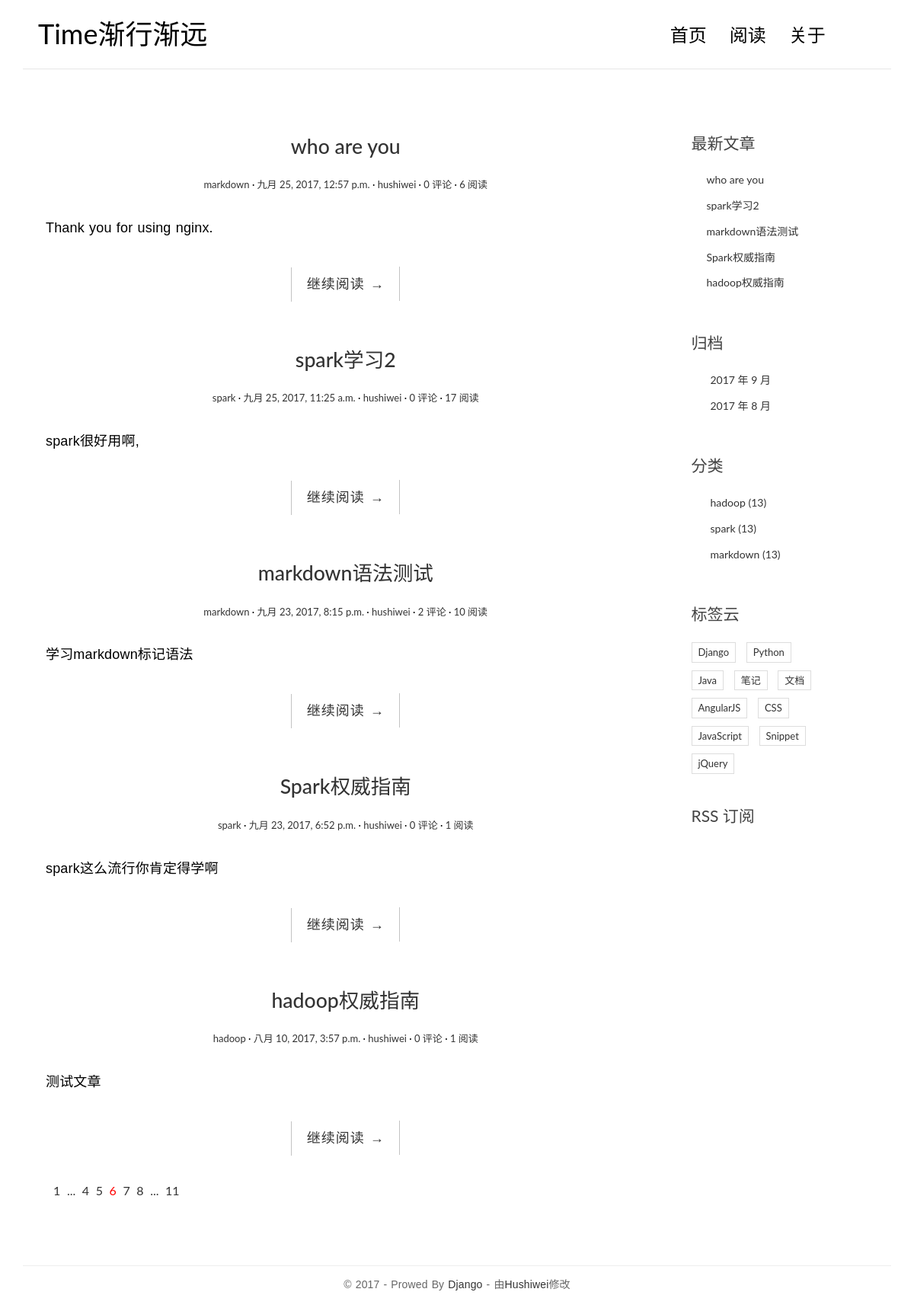
Before: / with the older database file.
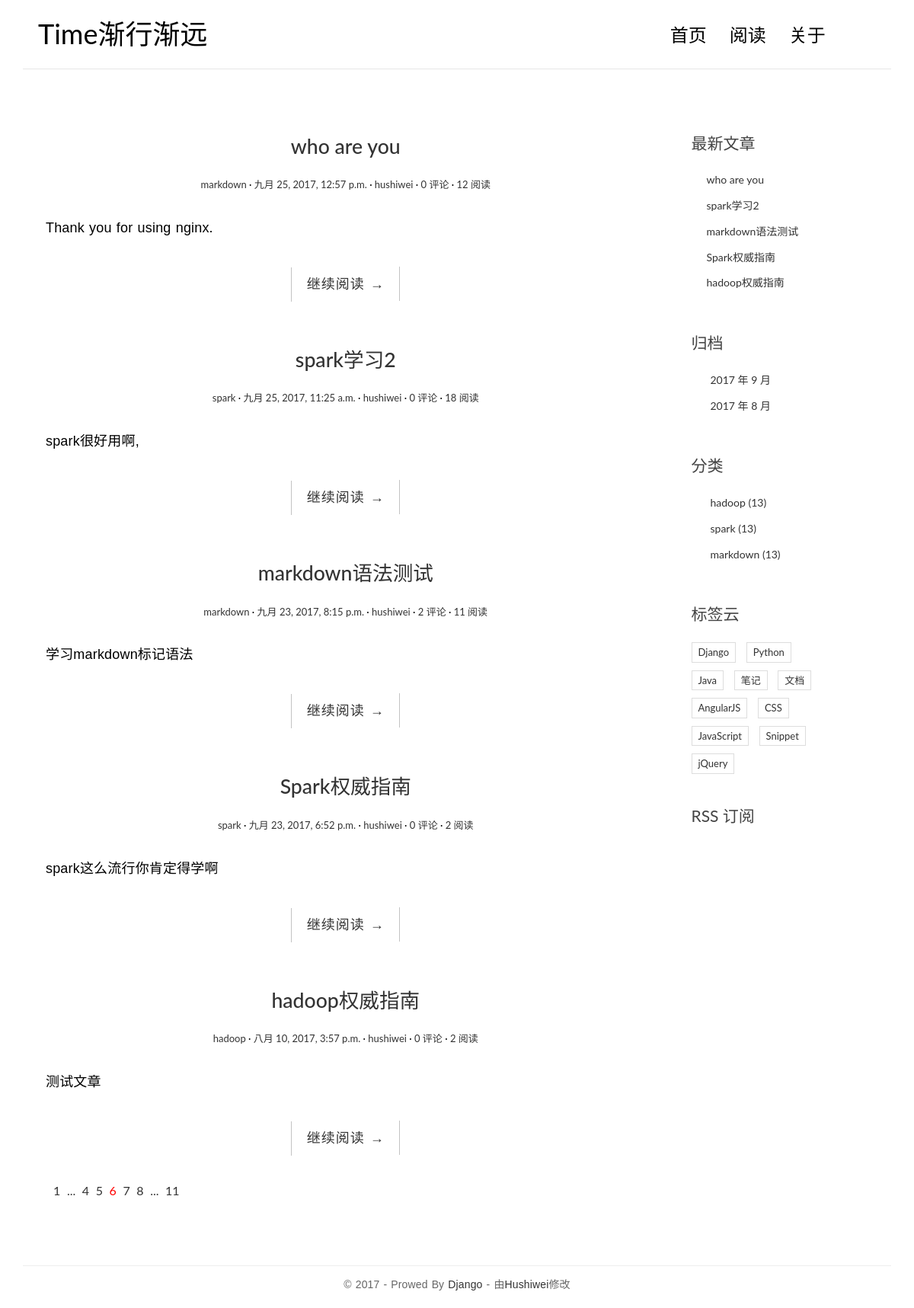
After: the same page with the newer database file.
### blog/models.py (models this page shows, shortened)
class Post(models.Model):
    title=models.CharField(max_length=70) # 文章标题
    body=models.TextField() #文章正文
    created_time=models.DateTimeField() # 文章创建时间
    modified_time=models.DateTimeField() # 文章修改时间
    excerpt=models.CharField(max_length=200,blank=True) # 文章摘要
    category=models.ForeignKey(Category)
    tags=models.ManyToManyField(Tag,blank=True)
    author=models.ForeignKey(User)
    views=models.PositiveIntegerField(default=0)
    def get_absolute_url(self):
        return reverse('blog:detail',kwargs={'pk':self.pk})
    class Meta:
        ordering=['-created_time','title']

class Category(models.Model):
    name=models.CharField(max_length=100)

### blog/views.py (the view)
# urls.py: url(r'^$',views.index,name='index'),
def index(request):
    post_list=Post.objects.all()
    return render(request,'blog/index.html',context={'post_list':post_list})

### blog/templatetags/blog_tags.py (called while the page is built)
@register.simple_tag
def get_recent_posts(num=5):
    return Post.objects.all().order_by('-created_time')[:num]

@register.simple_tag
def archives():
    return Post.objects.dates('created_time','month',order='DESC')

@register.simple_tag()
def get_categories():
    return Category.objects.all()

### templates/blog/index.html
{% extends 'base.html' %}
{% block main %}
    {% for post in post_list %}
    <article class="post post-{{ post.pk }}">
        <header class="entry-header">
            <h1 class="entry-title">
                <a href="{{ post.get_absolute_url }}">{{ post.title }}</a>
            </h1>
            <div class="entry-meta">
                <span class="post-category"><a href="{% url 'blog:category' post.category.pk %}">{{ post.category.name }}</a></span>
                <span class="post-date"><a href="#"><time class="entry-date"
                                                          datetime="{{ post.created_time }}">{{ post.created_time }}</time></a></span>
                <span class="post-author"><a href="#">{{ post.author }}</a></span>
                <span class="comments-link"><a href="#">{{ post.comment_set.count }} 评论</a></span>
                <span class="views-count"><a href="{{ post.get_absolute_url }}">{{ post.views }} 阅读</a></span>
            </div>
        </header>
        <div class="entry-content clearfix">
            <p>{{ post.excerpt }}</p>
            <div class="read-more cl-effect-14">
                <a href="{{ post.get_absolute_url }}" class="more-link">继续阅读 <span class="meta-nav">→</span></a>
            </div>
        </div>
    </article>
    {% empty %}
        <div class="no-post"> 暂时还没有发布的文章! </div>
    {% endfor %}
    <div class="pagination">
        <ul>
            <li><a href="">1</a></li>
            <li><a href="">...</a></li>
            <li><a href="">4</a></li>
            <li><a href="">5</a></li>
            <li class="current"><a href="">6</a></li>
            <li><a href="">7</a></li>
            <li><a href="">8</a></li>
            <li><a href="">...</a></li>
            <li><a href="">11</a></li>
        </ul>
    </div>
{% endblock main %}

### templates/base.html (shortened to what this page needs)
{% extends 'basic.html' %}
{% load staticfiles %}
{% load blog_tags %}
{% block recentpost %}
    <div class="widget widget-recent-posts">
        <h3 class="widget-title">最新文章</h3>
        {% get_recent_posts as recent_post_list %}
        <ul>
            {% for post in recent_post_list %}
                <li>
                    <a href="{{ post.get_absolute_url }}">{{ post.title }}</a>
                </li>
            {% empty %}
                暂无文章!
            {% endfor %}
        </ul>
    </div>
{% endblock recentpost %}
{% block archives %}
    <div class="widget widget-archives">
        <h3 class="widget-title">归档</h3>
        {% archives as date_list %}
        <ul>
            {% for date in date_list %}
                <li>
                    <a href="{% url 'blog:archives' date.year date.month %}">{{ date.year }} 年 {{ date.month }} 月</a>
                </li>
            {% empty %}
                暂无归档！
            {% endfor %}
        </ul>
    </div>
{% endblock archives %}
{% block category %}
    <div class="widget widget-category">
        <h3 class="widget-title">分类</h3>
        {% get_categories as category_list %}
        <ul>
            {% for category in category_list %}
                <li>
                    <a href="{% url 'blog:category' category.pk %}">{{ category.name }} <span
                            class="post-count">(13)</span></a>
                </li>
            {% empty %}
                暂无分类！
            {% endfor %}
        </ul>
    </div>
{% endblock category %}
{% block tagcloud %}
    <div class="widget widget-tag-cloud">
        <h3 class="widget-title">标签云</h3>
        <ul>
            <li>
                <a href="#">Django</a>
            </li>
            <li>
                <a href="#">Python</a>
            </li>
            <li>
                <a href="#">Java</a>
            </li>
            <li>
                <a href="#">笔记</a>
            </li>
            <li>
                <a href="#">文档</a>
            </li>
            <li>
                <a href="#">AngularJS</a>
            </li>
            <li>
                <a href="#">CSS</a>
            </li>
            <li>
                <a href="#">JavaScript</a>
            </li>
            <li>
                <a href="#">Snippet</a>
            </li>
            <li>
                <a href="#">jQuery</a>
            </li>
        </ul>
    </div>
{% endblock tagcloud %}
{% block rss %}
    <div class="rss">
        <a href=""> RSS 订阅</a>
    </div>
{% endblock rss %}

### templates/basic.html (shortened to what this page needs)
{% load staticfiles %}
{% load blog_tags %}
<!DOCTYPE html>
<html>
<head>
    <link rel="stylesheet" href="{% static 'blog/css/bootstrap.min.css' %}">
    <link rel="stylesheet" href="http://code.ionicframework.com/ionicons/2.0.1/css/ionicons.min.css">
    <link rel="stylesheet" href="{% static 'blog/css/pace.css' %}">
    <link rel="stylesheet" href="{% static 'blog/css/custom.css' %}">
    <link rel="stylesheet" href="{% static 'blog/css/highlights/github.css' %}">
</head>
<body>
<div class="container">
    <header id="site-header">
        <div class="row">
            <div class="col-md-4 col-sm-5 col-xs-8">
                <div class="logo">
                    <h1><a href="{% url 'blog:index' %}"><b>Time渐行渐远</b></a></h1>
                </div>
            </div>
            <div class="col-md-8 col-sm-7 col-xs-4">
                <nav class="main-nav" role="navigation">
                    <div class="collapse navbar-collapse" id="bs-example-navbar-collapse-1">
                        <ul class="nav navbar-nav navbar-right">
                            <li class="cl-effect-11"><a href="{% url 'blog:index' %}" data-hover="首页">首页</a></li>
                            <li class="cl-effect-11"><a href="#" data-hover="阅读">阅读</a></li>
                            <li class="cl-effect-11"><a href="{% url 'blog:about' %}" data-hover="关于">关于</a></li>
                        </ul>
                    </div>
                </nav>
            </div>
        </div>
    </header>
</div>
<div class="content-body">
    <div class="container">
        <div class="row">
            <main class="col-md-9">
              {% block main %}
              {% endblock main %}
            </main>
            <aside class="col-md-2">
                {% block recentpost %}
                {% endblock recentpost %}
                {% block archives %}
                {% endblock archives %}
                {% block category %}
                {% endblock category %}
                {% block tagcloud %}
                {% endblock tagcloud %}
                {% block rss %}
                {% endblock rss %}
            </aside>
        </div>
    </div>
</div>
<footer id="site-footer">
    <div class="container">
        <div class="row">
            <div class="col-md-12">
                <p class="copyright">&copy 2017 - Prowed By <a href="https://www.djangoproject.com/"
                                                        target="_blank" title="Django">Django</a>
                    - 由<a href="http://www.dmlcoding.com/" title="网页模板" target="_blank">Hushiwei</a>修改
                </p>
            </div>
        </div>
    </div>
</footer>
</body>
</html>

### blog/static/blog/css/custom.css (style rules this page uses)
* { outline: none; }
h1, h2, h3, h4, h5, h6 { margin-top: 0; }
b { font-weight: 400; }
a { color: #333; }
body { color: #444; font-family: 'Lato', sans-serif; }
p { font-family: 'Ubuntu', sans-serif; font-weight: 400; word-spacing: 1px; letter-spacing: 0.01em; }
#site-header { background-color: #FFF; padding: 25px 20px; margin-bottom: 40px; border-bottom: 1px solid #e7e7e7; }
.logo h1 a { color: #000; }
.logo h1 { margin: 0; font-family: 'Lato', sans-serif; font-weight: 300; }
.main-nav { margin-top: 11px; max-width: 95%; }
.main-nav a { color: #000000 !important; padding: 0 0 5px 0 !important; margin-right: 30px; font-family: 'Lato', sans-serif; font-weight: 300; font-size: 24px; }
.cl-effect-11 a { padding: 10px 0; color: #0972b4; text-shadow: none; }
.cl-effect-11 a::before { position: absolute; top: 0; left: 0; overflow: hidden; padding: 0 0 5px 0 !important; max-width: 0; border-bottom: 1px solid #000; color: #000; content: attr(data-hover); white-space: nowrap; -webkit-transition: max-width 0.5s; -moz-transition: max-width 0.5s; transition: max-width 0.5s; }
.content-body { padding-bottom: 4em; }
.post { background: #fff; padding: 30px 30px 0; }
.entry-title { text-align: center; font-size: 1.9em; margin-bottom: 20px; line-height: 1.6; padding: 10px 20px 0; }
.entry-meta { text-align: center; color: #DDDDDD; font-size: 13px; margin-bottom: 30px; }
.entry-content { font-size: 18px; line-height: 1.9; font-weight: 300; color: #000; }
.post-category::after, .post-date::after, .post-author::after, .comments-link::after { content: ' ·'; color: #000; }
.read-more { font-family: 'Ubuntu', sans-serif; font-weight: 400; word-spacing: 1px; letter-spacing: 0.01em; text-align: center; margin-top: 20px; }
.cl-effect-14 a { padding: 0 20px; height: 45px; line-height: 45px; position: relative; display: inline-block; margin: 15px 25px; letter-spacing: 1px; font-weight: 400; text-shadow: 0 0 1px rgba(255, 255, 255, 0.3); }
.cl-effect-14 a::before, .cl-effect-14 a::after { position: absolute; width: 45px; height: 1px; background: #C3C3C3; content: ''; -webkit-transition: all 0.3s; -moz-transition: all 0.3s; transition: all 0.3s; pointer-events: none; }
.cl-effect-14 a::before { top: 0; left: 0; -webkit-transform: rotate(90deg); -moz-transform: rotate(90deg); transform: rotate(90deg); -webkit-transform-origin: 0 0; -moz-transform-origin: 0 0; transform-origin: 0 0; }
.cl-effect-14 a::after { right: 0; bottom: 0; -webkit-transform: rotate(90deg); -moz-transform: rotate(90deg); transform: rotate(90deg); -webkit-transform-origin: 100% 0; -moz-transform-origin: 100% 0; transform-origin: 100% 0; }
.widget { background: #fff; padding: 30px 0 0; }
.widget-title { font-size: 1.5em; margin-bottom: 20px; line-height: 1.6; padding: 10px 0 0; font-weight: 400; }
.widget-recent-posts ul { padding: 0; margin: 0; padding-left: 20px; }
.widget-recent-posts ul li { list-style-type: none; position: relative; line-height: 170%; margin-bottom: 10px; }
.widget-recent-posts ul li::before { content: '\f3d3'; font-family: "Ionicons"; position: absolute; left: -17px; top: 3px; font-size: 16px; color: #000; }
.widget-archives ul { padding: 0; margin: 0; padding-left: 25px; }
.widget-archives ul li { list-style-type: none; position: relative; line-height: 170%; margin-bottom: 10px; }
.widget-archives ul li::before { content: '\f3f3'; font-family: "Ionicons"; position: absolute; left: -25px; top: 1px; font-size: 16px; color: #000; }
.widget-category ul { padding: 0; margin: 0; padding-left: 25px; }
.widget-category ul li { list-style-type: none; position: relative; line-height: 170%; margin-bottom: 10px; }
.widget-category ul li::before { content: '\f3fe'; font-family: "Ionicons"; position: absolute; left: -25px; top: 1px; font-size: 18px; color: #000; }
.widget-tag-cloud ul { padding: 0; margin: 0; margin-right: -10px; }
.widget-tag-cloud ul li { list-style-type: none; font-size: 13px; display: inline-block; margin-right: 10px; margin-bottom: 10px; padding: 3px 8px; border: 1px solid #ddd; }
.rss { font-size: 21px; margin-top: 30px; }
.rss a { color: #444; }
#site-footer { padding-top: 10px; padding: 0 0 1.5em 0; }
.copyright { text-align: center; padding-top: 1em; margin: 0; border-top: 1px solid #eee; color: #666; }
.pagination ul { list-style: none; }
.pagination ul li { display: inline-block; font-size: 16px; margin-right: 5px; }
.current a { color: red; }

Changed rows visible on the page:
changed Post "who are you": views "6" → "12"
changed Post "spark学习2": views "17" → "18"
changed Post "markdown语法测试": views "10" → "11"
changed Post "Spark权威指南": views "1" → "2"
changed Post "hadoop权威指南": views "1" → "2"
